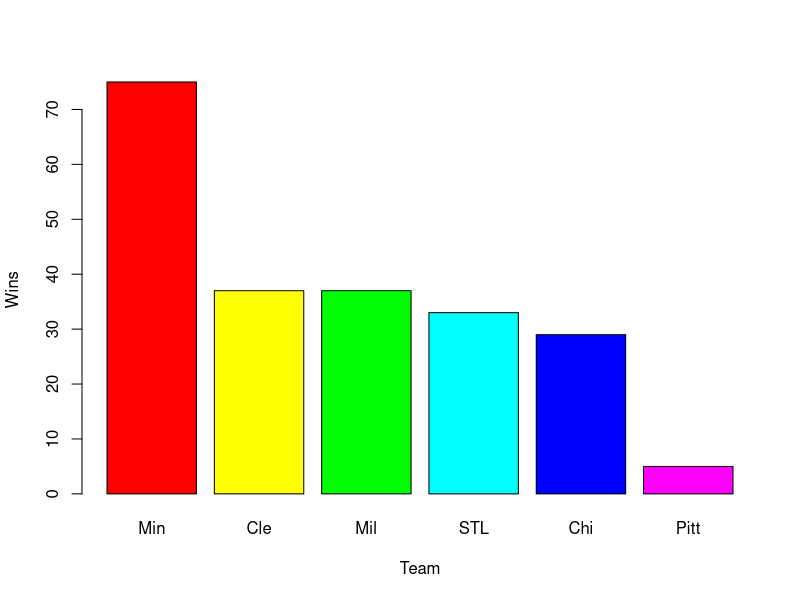
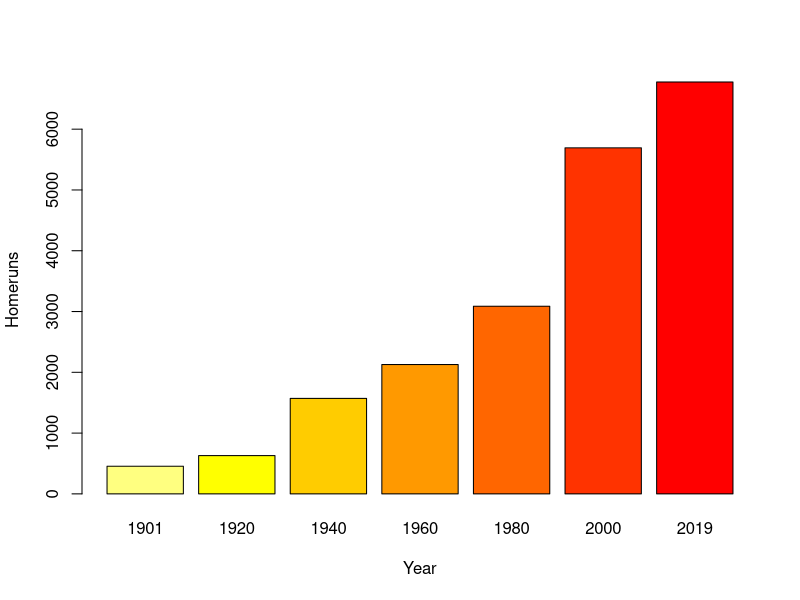
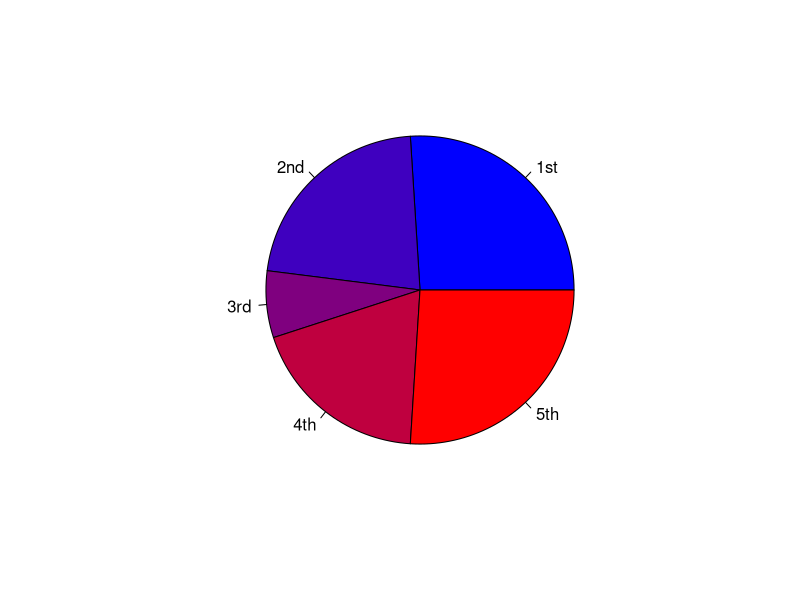

Recreate these plots in R, in order.
## ---- chunk 1
#knitr::opts_chunk$set(results = "hide")
## ---- chunk 2
library(ggplot2)
wins <- c(75,37,37,33,29,5)
team <- c("Min","Cle","Mil","STL","Chi","Pitt")
barplot(wins, names.arg = team, col = rainbow(6), xlab = "Team",ylab = "Wins")
## ---- chunk 3
homeruns <- c(455,630,1571,2128,3087,5693,6776)
year <- c("1901","1920","1940","1960","1980","2000","2019")
#avghr <- aggregate(homeruns~year,mean)
cols <-  heat.colors(length(homeruns), rev = T)
barplot(homeruns, names.arg = year, col = cols, xlab = "Year",ylab = "Homeruns")
## ---- chunk 4
standings <- data.frame(place = c("1st","2nd","3rd","4th","5th"), percent = c(26,22,7,19,26))
rwb <- colorRampPalette(c("blue", "red"))
pie(standings$percent, standings$place, col = rwb(5))
